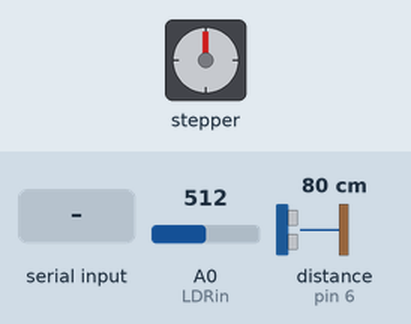
Recording of a sketch running on a simulated Arduino Leonardo, built with avr-gcc and run on an emulated ATmega32U4. Shown: stepper motor. Wiring (inferred from the names in the program): stepper motor (2048 steps per turn assumed): coils pin 12, pin 11, pin 10, pin 9. The test bench sets the inputs (shaded band); at power-on: A0 (LDRin) = 512, distance to the obstacle (sensor on pin 6) 80 cm. The echo pulse lasts 58.3 µs per cm; what the sketch prints to the serial monitor is not drawn.

Above: at 1.2 s.
1.3 s: byte 254 (254) received over Serial
At 1.76 s:
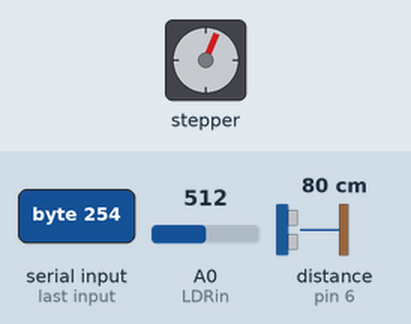
At 2.36 s:
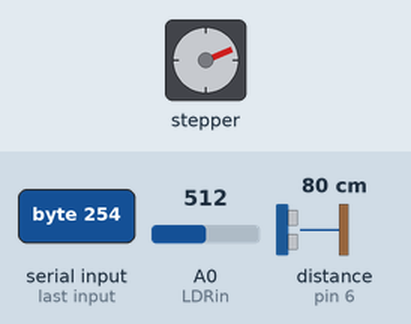
4.3 s: A0 (LDRin) set to 859
At 4.47 s:
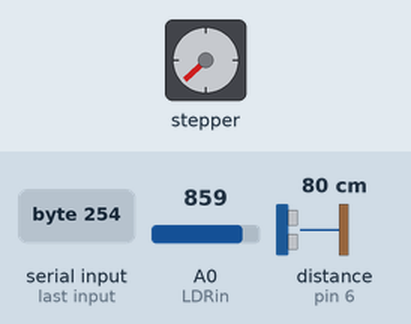
7.3 s: A0 (LDRin) set to 887
Timing chart, 0 to 20.2 s (numbered marks = the images above; inputs shaded):
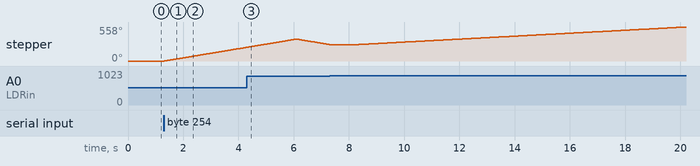

Measured:
- after the input at 1.3 s, stepper: keeps turning clockwise at about 75°/s, starting at once

The sketch:

arduino_code.ino
```cpp
/*
====================================================================================================

  Project: RadArduino.
    Radar based in Arduino Leonardo. Arduino controls an stepper motor through a controller (ULN2003A).
    An encoder has been implemented with a LED and a fotoresistor. This encoder calibrates the system.
    The GUI has been created with Processing 3.

  Makers: Borja Gordillo Ramajo, Javier Peces Chillarón, Pablo Cazorla Martínez.

  Subject: Electrónica Creativa.

  Universidad de Málaga.
=====================================================================================================
*/


#include <NewPing.h> //NewPing library allows an easy programming of HC-SR04 sensor.

/* Pins configuration (HC-SR04 sensor) */
#define TRIGGER_PIN  7 //Blue-Orange
#define ECHO_PIN     6 //Orange-Green
#define MAX_DISTANCE 50

/*Pins configuration (stepper motor controller) */
#define IN1  12
#define IN2  11
#define IN3  10
#define IN4  9

/*Pins configuration (LDR) */
#define LDRin A0

boolean letsGo = false; //When the radar is connected with Processing, the calibration stars.

/*NewPing object created*/
NewPing sonar(TRIGGER_PIN, ECHO_PIN, MAX_DISTANCE);

int uS;
int light = 0;
int threshold = 870;
boolean calibrate = false;
boolean ok = false;
int sendData = 8;

int i = 0;

/*Stepper motor parameters */
int steps_left=4095; //We use 4095 because the system needs 4095 pulses per 360º rotation.
boolean Direction = true;
int Steps = 0;

int Paso [ 8 ][ 4 ] =     //Half steps (Soft movement)
    {   {1, 0, 0, 0},
        {1, 1, 0, 0},
        {0, 1, 0, 0},
        {0, 1, 1, 0},
        {0, 0, 1, 0},
        {0, 0, 1, 1},
        {0, 0, 0, 1},
        {1, 0, 0, 1}
     };

//int Paso [ 4 ][ 4 ] =   //Complete steps (faster and more torque)
//    {   {1, 1, 0, 0},
//        {0, 1, 1, 0},
//        {0, 0, 1, 1},
//        {1, 0, 0, 1},
//     };


void setup() {
  Serial.begin(57600);
  //Stepper motor pins
  pinMode(IN1, OUTPUT);
  pinMode(IN2, OUTPUT);
  pinMode(IN3, OUTPUT);
  pinMode(IN4, OUTPUT);

  pinMode(LDRin, INPUT);
}

void loop() {

  while(!letsGo) //Wait for Processing
  {
    i = Serial.read(); //When 254 is received through the serial port, the calibration starts.
    if(i == 254)
    {
      letsGo = true;
      i = 0;
    }
  }

  i = Serial.read();
  if(i == 255)  //When the mode is changed in Processing, arduino recalibrates the radar
  {
    calibrate = false;
    if(steps_left < 100)
    {
      Direction = !Direction;
    }
    i = 0;
  }

  if(calibrate == false){  //Recalibration, when the LDR is found the radar main functionality starts.
    light = analogRead(LDRin);
    if(light >= threshold)
    {
        calibrate = true;
        Direction = true;
        steps_left = 2048;
    } else {
      stepper();
      steps_left-- ;
      delay(1);
    }
  }

  if(calibrate == true) //Radar main functionality.
  {
     if(ok == false){
       delay(1000);
       ok = true;
     }
     light = analogRead(LDRin);
     if(light >= threshold)
     {
        steps_left = 2048; //Auto-calibration when HC-SR04 reachs the front point (where LDR is)
     }
     stepper() ;    // Go one step.
     --sendData;
     steps_left-- ;  // One step more gone.

     if(sendData == 0){

       //Gets a travel time measurement
       uS = sonar.ping();
       // Estimates distances using a constant
       Serial.println(uS / US_ROUNDTRIP_CM);
       sendData = 8;

     }

     //Wait for 3 ms every step.
     delay (3);
  }

  if(steps_left == 0){
    delay(5); //Wait 5 ms when one round is completed
    Direction=!Direction; //When the back side is reached, the direction is changed.
    steps_left=4095;
  }
}

void stepper()            //It function increase a half step.
{
  digitalWrite( IN1, Paso[Steps][ 0] );
  digitalWrite( IN2, Paso[Steps][ 1] );
  digitalWrite( IN3, Paso[Steps][ 2] );
  digitalWrite( IN4, Paso[Steps][ 3] );

  SetDirection();
}

void SetDirection()
{
    if(Direction)
        Steps++;
    else
        Steps--;

    Steps = ( Steps + 8 ) % 8 ; //8 is used because of half step configuration
}
```
